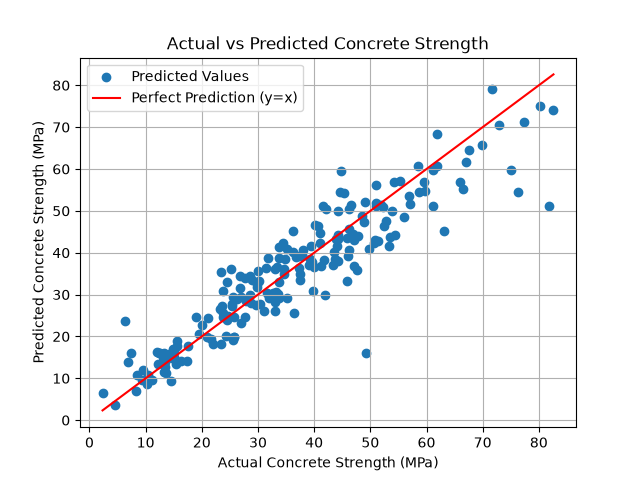

The Python source for this figure:

import pandas as pd
import matplotlib.pyplot as plt
from sklearn.linear_model import LinearRegression, Ridge
from sklearn.model_selection import train_test_split, KFold, cross_val_score, GridSearchCV
from sklearn.pipeline import Pipeline
from sklearn.preprocessing import PolynomialFeatures, StandardScaler
from sklearn.metrics import mean_squared_error, mean_absolute_error

# Load dataset and remove duplicate rows
concrete = pd.read_csv("concrete_strength.csv").drop_duplicates()

# Select input and target
target = "Concrete compressive strength"

X = concrete.drop(columns=target)
y = concrete[target]

print("Total rows after removing duplicates:", len(concrete))

# Split dataset into training and testing sets
X_train, X_test, y_train, y_test = train_test_split(
    X,
    y,
    test_size=0.20,
    random_state=42
)

print("Training rows:", len(X_train))
print("Testing rows:", len(X_test))

# Create five shuffled folds
folds = KFold(
    n_splits=5,
    shuffle=True,
    random_state=42
)

scoring = "neg_root_mean_squared_error"

# Linear Regression baseline
linear_model = LinearRegression()

linear_scores = -cross_val_score(
    linear_model,
    X_train,
    y_train,
    cv=folds,
    scoring=scoring
)

print("\nLinear Regression Fold RMSE:")
print(linear_scores.round(2))

linear_mean = linear_scores.mean()

print("Linear Mean CV RMSE:", round(linear_mean, 2))

# Create Polynomial and Ridge Pipeline
ridge_model = Pipeline([
    ("poly", PolynomialFeatures(include_bias=False)),
    ("scale", StandardScaler()),
    ("ridge", Ridge())
])

# Define parameter grid
param_grid = {
    "poly__degree": [1, 2, 3],
    "ridge__alpha": [0.01, 0.1, 1, 10, 100]
}

# Perform Grid Search
search = GridSearchCV(
    ridge_model,
    param_grid,
    cv=folds,
    scoring=scoring,
    refit=True
)

search.fit(X_train, y_train)

# Display best settings
print("\nBest Parameters:")
print(search.best_params_)

print("Best Mean CV RMSE:", round(-search.best_score_, 2))

# Display three highest-ranked settings
results = pd.DataFrame(search.cv_results_)

top_three = results.sort_values(
    "rank_test_score"
).head(3)

print("\nTop Three Grid Search Settings:")

for _, row in top_three.iterrows():
    print(
        "Degree:", row["param_poly__degree"],
        "Alpha:", row["param_ridge__alpha"],
        "Mean CV RMSE:", round(-row["mean_test_score"], 2),
        "Rank:", row["rank_test_score"]
    )

# Evaluate selected model on test set
test_predictions = search.predict(X_test)

test_rmse = mean_squared_error(
    y_test, test_predictions
) ** 0.5

test_mae = mean_absolute_error(
    y_test, test_predictions
)

print("\nTest RMSE:", round(test_rmse, 2))
print("Test MAE:", round(test_mae, 2))

# Compare baseline and tuned model
print("\nBaseline Mean CV RMSE:", round(linear_mean, 2))
print("Tuned Mean CV RMSE:", round(-search.best_score_, 2))

# Plot actual and predicted strength
plt.scatter(
    y_test,
    test_predictions,
    label="Predicted Values"
)

minimum = min(y_test.min(), test_predictions.min())
maximum = max(y_test.max(), test_predictions.max())

plt.plot(
    [minimum, maximum],
    [minimum, maximum],
    color="red",
    label="Perfect Prediction (y=x)"
)

plt.xlabel("Actual Concrete Strength (MPa)")
plt.ylabel("Predicted Concrete Strength (MPa)")
plt.title("Actual vs Predicted Concrete Strength")
plt.legend()
plt.grid()

plt.savefig("task3_concrete.png")
plt.show()
